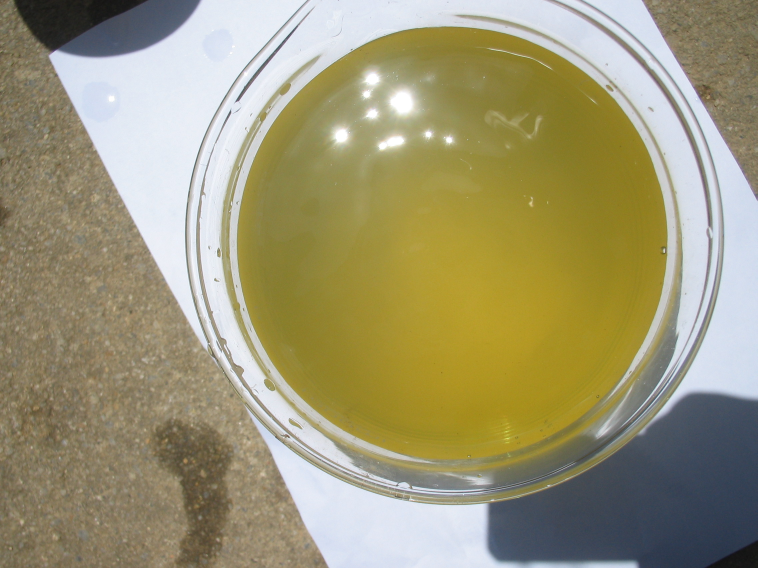
#> input picture chapter9基于水色图像的水质评价/data/images/1_10.jpg, 2272 x 1704 px (shown at 1/3 size); its folder holds 4 pictures in this run
$ python waterquality.py
#> lines starting #> are read from the running program, lines starting #| are printed output that depends on the picture
# 代码9-1

import numpy as np
import os
import re
from PIL import Image

# 图像切割及特征提取
path = '../data/images/'  # 图片所在路径


# 自定义获取图片名称函数
def getImgNames(path=path):
    '''
    获取指定路径中所有图片的名称
    :param path: 指定的路径
    :return: 名称列表
    '''
#> called with path = '../data/images/'
    filenames = os.listdir(path)
    imgNames = []
    for i in filenames:
        if re.findall('^\d_\d+\.jpg$', i) != []:
            imgNames.append(i)
    return imgNames


# 自定义获取三阶颜色矩函数
def Var(data=None):
    '''
    获取给定像素值矩阵的三阶颜色矩
    :param data: 给定的像素值矩阵
    :return: 对应的三阶颜色矩
    '''
    x = np.mean((data - data.mean()) ** 3)
    return np.sign(x) * abs(x) ** (1 / 3)


# 批量处理图片数据
imgNames = getImgNames(path=path)  # 获取所有图片名称
n = len(imgNames)  # 图片张数
data = np.zeros([n, 9])  # 用来装样本自变量
labels = np.zeros([n])  # 用来放样本标签

for i in range(n):
    img = Image.open(path + imgNames[i])  # 读取图片
#> img is the input picture: PIL image 2272x1704 RGB; mean R, G, B 157.5, 151, 117.1
    M, N = img.size  # 图片像素的尺寸
#> M = 2272; N = 1704
    img = img.crop((M / 2 - 50, N / 2 - 50, M / 2 + 50, N / 2 + 50))  # 图片切割
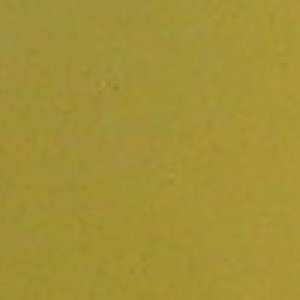
#> img: PIL image 100x100 RGB (shown 3 times larger); mean R, G, B 163.7, 145.5, 54.5
    r, g, b = img.split()  # 将图片分割成三通道
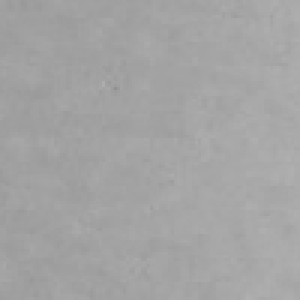
#> r: PIL image 100x100 L (shown 3 times larger); min 145, max 176, mean 163.7
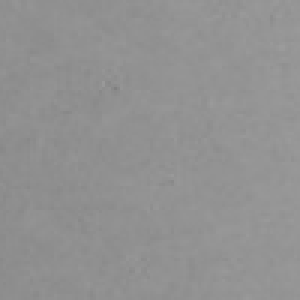
#> g: PIL image 100x100 L (shown 3 times larger); min 128, max 155, mean 145.5
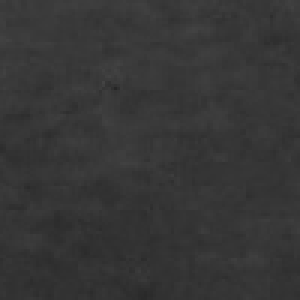
#> b: PIL image 100x100 L (shown 3 times larger); min 38, max 67, mean 54.5
    rd = np.asarray(r) / 255  # 转化成数组数据
    gd = np.asarray(g) / 255
    bd = np.asarray(b) / 255
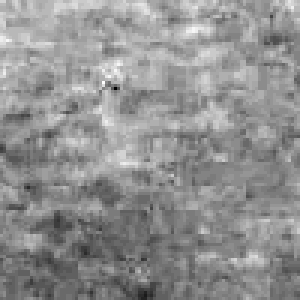
#> bd: shape (100, 100) float64 (shown 3 times larger); min 0.149, max 0.263, mean 0.214; drawn with min black and max white

    data[i, 0] = rd.mean()  # 一阶颜色矩
    data[i, 1] = gd.mean()
    data[i, 2] = bd.mean()

    data[i, 3] = rd.std()  # 二阶颜色矩
    data[i, 4] = gd.std()
    data[i, 5] = bd.std()

    data[i, 6] = Var(rd)  # 三阶颜色矩
#> in Var, `x = np.mean((data - data.mean()) ** 3)`: x = 8.79e-07
    data[i, 7] = Var(gd)
    data[i, 8] = Var(bd)

    labels[i] = imgNames[i][0]  # 样本标签
#> pass 2 of the loop `for i in range(n):`:
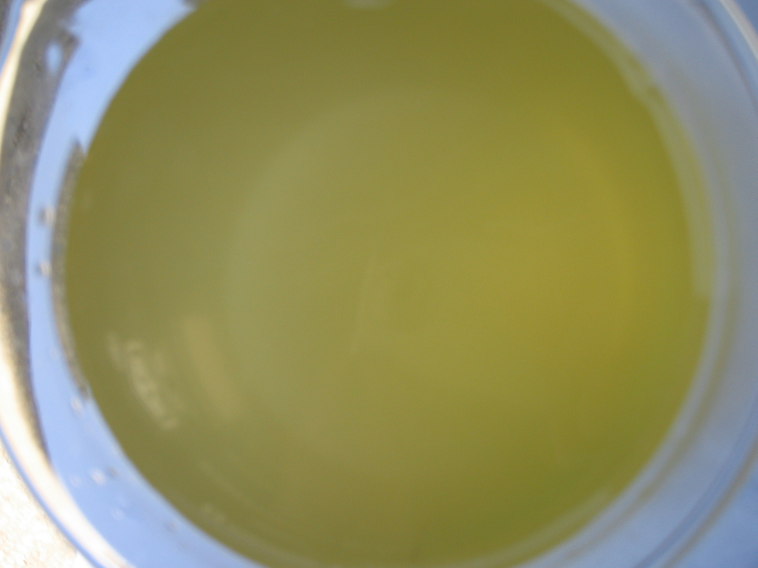
#> input picture chapter9基于水色图像的水质评价/data/images/1_11.jpg, 2272 x 1704 px (shown at 1/3 size)
#> img is the input picture: PIL image 2272x1704 RGB; mean R, G, B 143.9, 143.1, 96.2
#> img: PIL image 100x100 RGB
#> `r, g, b = img.split()`:
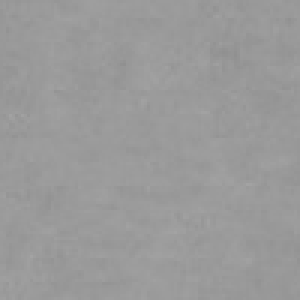
#> r: PIL image 100x100 L (shown 3 times larger); min 144, max 163, mean 153.9
#> `r, g, b = img.split()`:
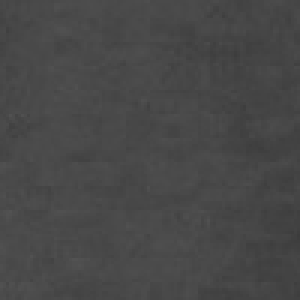
#> b: PIL image 100x100 L (shown 3 times larger); min 60, max 82, mean 72
#> pass 3 of the loop `for i in range(n):`:
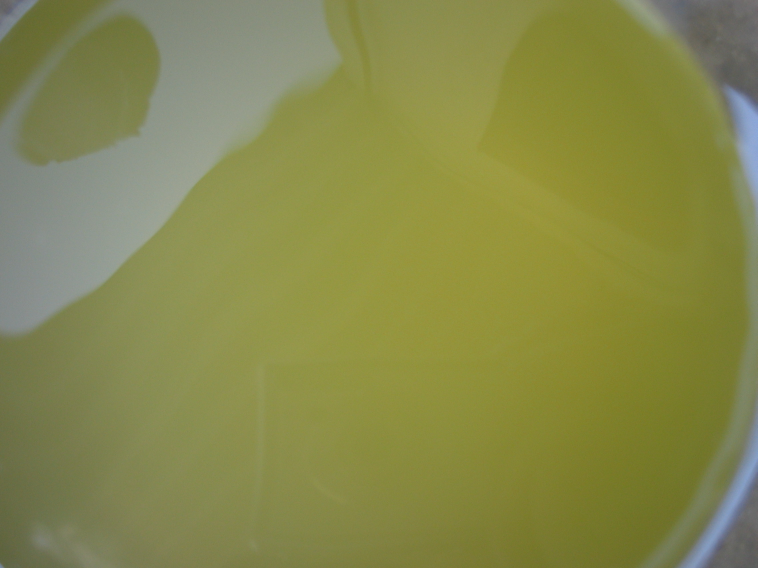
#> input picture chapter9基于水色图像的水质评价/data/images/1_13.jpg, 2272 x 1704 px (shown at 1/3 size)
#> img is the input picture: PIL image 2272x1704 RGB; mean R, G, B 134.4, 137, 75.2
#> `img = img.crop((M / 2 - 50, N / 2 - 50, M / 2 + 50, N / 2 + 50))`:
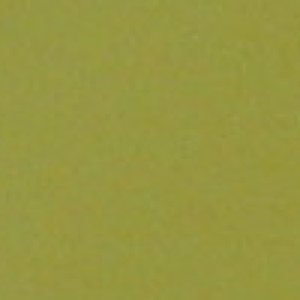
#> img: PIL image 100x100 RGB (shown 3 times larger); mean R, G, B 150.7, 151, 64.6
#> `r, g, b = img.split()`:
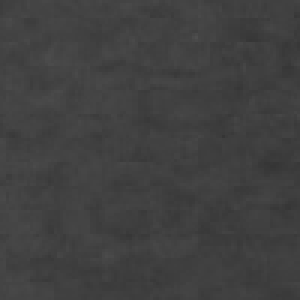
#> b: PIL image 100x100 L (shown 3 times larger); min 53, max 78, mean 64.6
#> the loop made 4 passes; the first 3 are shown


# 代码9-2

from sklearn.model_selection import train_test_split

# 数据拆分,训练集、测试集
data_tr, data_te, label_tr, label_te = train_test_split(data, labels, test_size=0.2,
                                                        random_state=10)
#> label_tr = [1, 1, 1]; label_te = [1]

from sklearn.tree import DecisionTreeClassifier

# 模型训练
model = DecisionTreeClassifier(random_state=5).fit(data_tr, label_tr)
# 水质评价
pre_te = model.predict(data_te)
#> pre_te = [1]


# 代码9-3

# 混淆矩阵
from sklearn.metrics import confusion_matrix

cm_te = confusion_matrix(label_te, pre_te)
#> cm_te = [1]
print(cm_te)
#| [[1]]

# 准确率
from sklearn.metrics import accuracy_score

print(accuracy_score(label_te, pre_te))
#| 1.0
